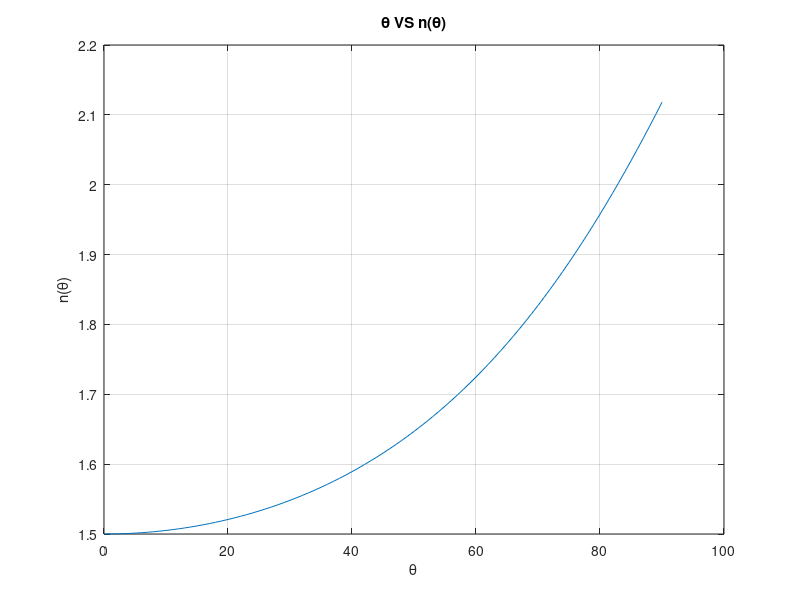

MATLAB code to generate this figure:
clc;clear;close all
theta = 0:1:90;  % [deg]


% a = @(n_2,th_1) 

OPD = @(th) ( (0.2*10^-6)./(cosd(asind(sind(th) / 1.5) ) ) ) .* (1.5 - (cosd(th - asind(sind(th) / 1.5) )/1) );
n = @(th) OPD(th) ./ (0.2*10^-6) + 1;

n_out = n(theta);
figure(1)
plot(theta,n_out)
grid on
xlabel('\theta')
ylabel('n(\theta)')
title('\theta VS n(\theta)')
